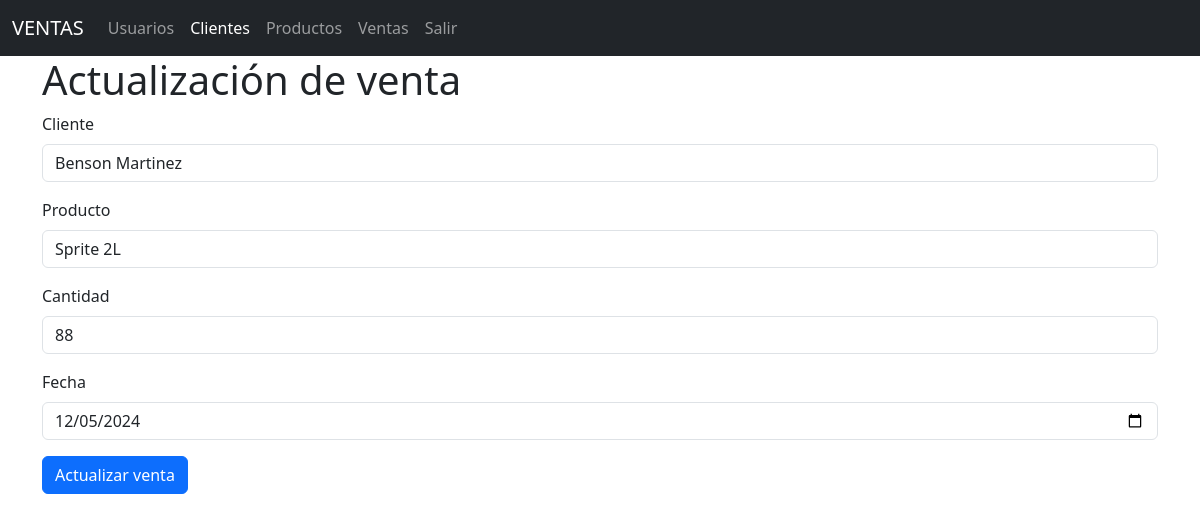
/ventas/edit/1, run on the app's committed database.
### models/venta_model.py (models this page shows, shortened)
class Venta(db.Model):
    __tablename__="ventas"
    id=db.Column(db.Integer,primary_key=True)
    cliente_id=db.Column(db.Integer,db.ForeignKey('clientes.id'),nullable=False)
    producto_id=db.Column(db.Integer,db.ForeignKey('productos.id'),nullable=False)
    cantidad=db.Column(db.Integer,nullable=False)
    fecha=db.Column(db.DateTime,nullable=False)
    cliente=db.relationship('Cliente',back_populates='ventas')
    producto=db.relationship('Producto',back_populates='ventas')
    @staticmethod
    def get_by_id(id):
        return Venta.query.get(id)

### models/cliente_model.py (models this page shows, shortened)
class Cliente(db.Model):
    __tablename__="clientes"
    id=db.Column(db.Integer,primary_key=True)
    nombre=db.Column(db.String(80),nullable=False)
    email=db.Column(db.String(100),nullable=False)
    telefono=db.Column(db.String(20),nullable=False)
    ventas=db.relationship('Venta',back_populates='cliente')

### models/producto_model.py (models this page shows, shortened)
class Producto(db.Model):
    __tablename__="productos"
    id=db.Column(db.Integer,primary_key=True)
    descripcion=db.Column(db.String(120),nullable=False)
    precio=db.Column(db.Float(11,2),nullable=False)
    stock=db.Column(db.Integer,nullable=False)
    ventas=db.relationship('Venta',back_populates='producto')

### controllers/venta_controller.py (the view, shortened to what this page needs)
@venta_bp.route("/edit/<int:id>",methods=['GET','POST'])
def edit(id):
    venta=Venta.get_by_id(id)
    clientes=Cliente.query.all()
    productos=Producto.query.all()
    return venta_view.edit(venta,clientes,productos)

### run.py (called while the page is built)
@app.context_processor
def inject_active_path():
    def is_active(path):
        return 'active' if request.path==path else ''
    return(dict(is_active=is_active))

### views/venta_view.py (called while the page is built)
def edit(venta,clientes,productos):
    return render_template('ventas/edit.html',venta=venta,clientes=clientes,productos=productos)

### templates/ventas/edit.html (shortened to what this page needs)
{% extends 'base.html' %}
{% block content %}
<h1>Actualización de venta</h1>
<form action="{{url_for('venta.edit',id=venta.id)}}" method="post">
    <div class="mb-3">
        <label for="" class="form-label">Cliente</label>
        <select name="cliente_id" class="form-control" required>
            {%for cliente in clientes%}
                <option value="{{cliente.id}}" {%if cliente.id == venta.cliente_id %} selected {% endif %}>{{cliente.nombre}}</option>
            {% endfor %}
        </select>
    </div>
    <div class="mb-3">
        <label for="" class="form-label">Producto</label>
        <select name="producto_id" class="form-control" required>
            {%for producto in productos%}
                <option value="{{producto.id}}" {%if producto.id == venta.producto_id %} selected {% endif %}>{{producto.descripcion}}</option>
            {% endfor %}
        </select>
    </div>
    <div class="mb-3">
        <label for="" class="form-label">Cantidad</label>
        <input type="number" class="form-control" name="cantidad" value="{{venta.cantidad}}" required>
    </div>
    <div class="mb-3">
        <label for="" class="form-label">Fecha</label>
        <input type="date" class="form-control" name="fecha" value="{{venta.fecha.strftime('%Y-%m-%d')}}" required>
    </div>
    <button type="submit" class="btn btn-primary">Actualizar venta</button>
</form>
{%endblock%}

### data on the page
Venta: cliente_id "Benson Martinez", producto_id "Sprite 2L", cantidad "88", fecha "12/05/2024"
